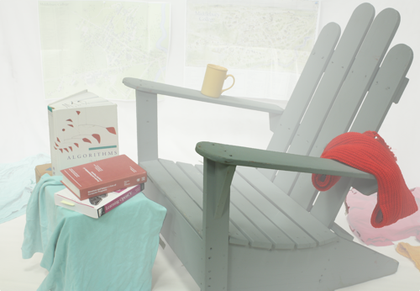
%> input picture 1.bmp, 420 x 291 px, shrunk from 500 x 346 before the run
$ octave --eval "result = Lee_Get_WhiteI(imread('1.bmp'));"   (GNU Octave 9; MATLAB toolbox functions it lacks are replaced by stand-ins)
%> lines starting %> are read from the running program, lines starting %| are printed output that depends on the picture
### get_dark_channel.m
function dark_channel = get_dark_channel(image, win_size)

[m, n, ~] = size(image);

pad_size = floor(win_size/2);

padded_image = padarray(image, [pad_size pad_size], Inf);

dark_channel = zeros(m, n);

for j = 1 : m
    for i = 1 : n
        patch = padded_image(j : j + (win_size-1), i : i + (win_size-1), :);

        dark_channel(j,i) = min(patch(:));
     end
end

end

### get_atmosphere.m
function atmosphere = get_atmosphere(image, dark_channel)

[m, n, ~] = size(image);
n_pixels = m * n;

n_search_pixels = floor(n_pixels * 0.01);

dark_vec = reshape(dark_channel, n_pixels, 1);

image_vec = reshape(image, n_pixels, 3);

[~, indices] = sort(dark_vec, 'descend');

accumulator = zeros(1, 3);

for k = 1 : n_search_pixels
    accumulator = accumulator + image_vec(indices(k),:);
end

atmosphere = accumulator / n_search_pixels;

end

### Lee_Get_A.m
%% estimate A based on Retinex Theory
% I, input image
% A, atmospheric color
function [ A ] = Lee_Get_A( I )
    A = get_atmosphere(im2double(I), get_dark_channel(I, 25));
end

### Lee_Get_WhiteI.m
%% white balance based on Retinex theory
% I, input image
% I, output image, balanced
function [ Iw ] = Lee_Get_WhiteI( I )

[~,~,c] = size(I);
A = Lee_Get_A(I);
if c==3
    Iw(:,:,1) = I(:,:,1) ./ A(1);
    Iw(:,:,2) = I(:,:,2) ./ A(2);
    Iw(:,:,3) = I(:,:,3) ./ A(3);
else
    Iw = I./A;
end

end
%> in get_dark_channel, `padded_image = padarray(image, [pad_size pad_size], Inf);`:
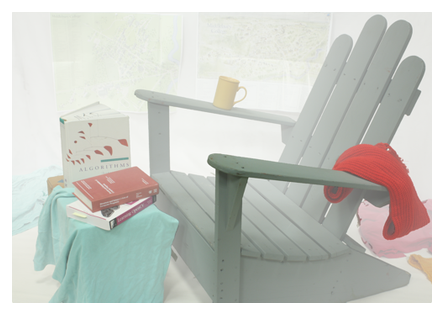
%> padded_image: size 315x444x3 uint8; mean R, G, B 201.6, 203.4, 197.6
%> after the loop in get_dark_channel, `for j = 1 : m`:
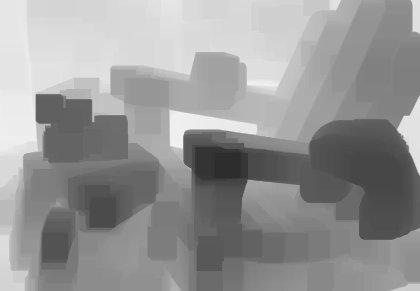
%> dark_channel: size 291x420 double; min 45, max 240, mean 150
%> the loop in get_atmosphere, `for k = 1 : n_search_pixels` made 1222 passes
%> accumulator on passes 1 to 3: [0.969 0.973 0.961], [1.94 1.95 1.92], [2.91 2.92 2.88]
%> after the loop in get_atmosphere, `for k = 1 : n_search_pixels`: accumulator = [1157.7 1163.1 1151.1]
%> in get_atmosphere, `atmosphere = accumulator / n_search_pixels;`: atmosphere = [0.947 0.952 0.942]
%> in Lee_Get_WhiteI, `Iw(:,:,1) = I(:,:,1) ./ A(1);`:
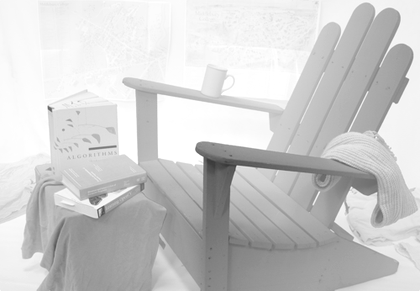
%> Iw: size 291x420 uint8; min 56, max 255, mean 204.5

$ run again, on 2.bmp
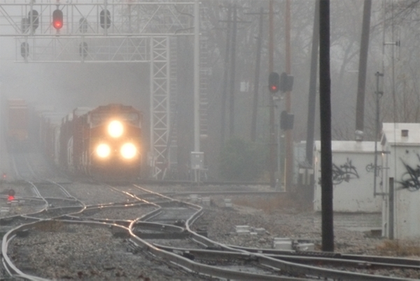
%> input picture 2.bmp, 420 x 281 px, shrunk from 500 x 334 before the run
%> after the loop in get_dark_channel, `for j = 1 : m`:
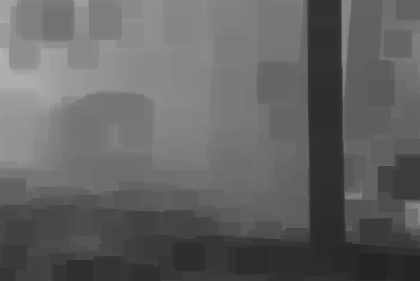
%> dark_channel: size 281x420 double; min 36, max 180, mean 99.3
%> the loop in get_atmosphere, `for k = 1 : n_search_pixels` made 1180 passes
%> accumulator on passes 1 to 3: [0.737 0.741 0.757], [1.47 1.48 1.51], [2.21 2.22 2.25]
%> after the loop in get_atmosphere, `for k = 1 : n_search_pixels`: accumulator = [828.8 830.6 834]
%> atmosphere = [0.702 0.704 0.707]
%> in Lee_Get_WhiteI, `Iw(:,:,3) = I(:,:,3) ./ A(3);`:
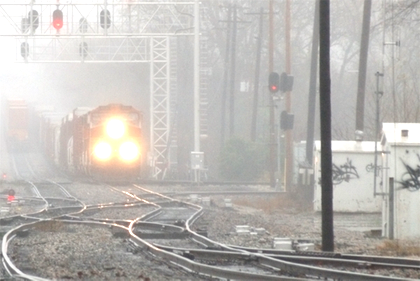
%> Iw: size 281x420x3 uint8; mean R, G, B 188.9, 185.6, 181.5

$ run again, on 3.bmp
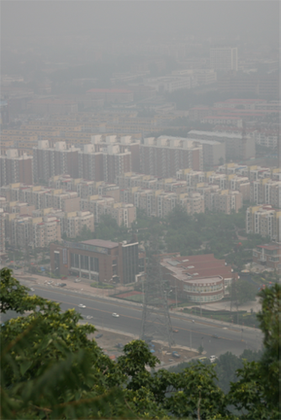
%> input picture 3.bmp, 281 x 420 px, shrunk from 334 x 500 before the run
%> after the loop in get_dark_channel, `for j = 1 : m`:
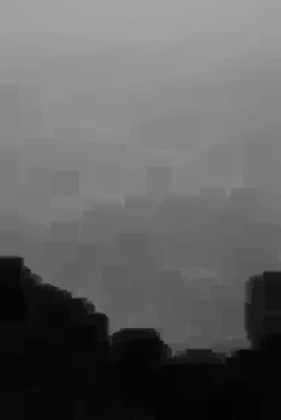
%> dark_channel: size 420x281 double; min 3, max 165, mean 96.9
%> the loop in get_atmosphere, `for k = 1 : n_search_pixels` made 1180 passes
%> accumulator on passes 1 to 3: [0.671 0.671 0.675], [1.34 1.34 1.35], [2.01 2.01 2.03]
%> after the loop in get_atmosphere, `for k = 1 : n_search_pixels`: accumulator = [770 773.3 776.5]
%> atmosphere = [0.653 0.655 0.658]
%> in Lee_Get_WhiteI, `Iw(:,:,3) = I(:,:,3) ./ A(3);`:
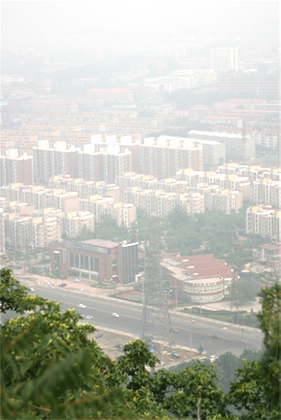
%> Iw: size 420x281x3 uint8; mean R, G, B 188.2, 190.4, 179
